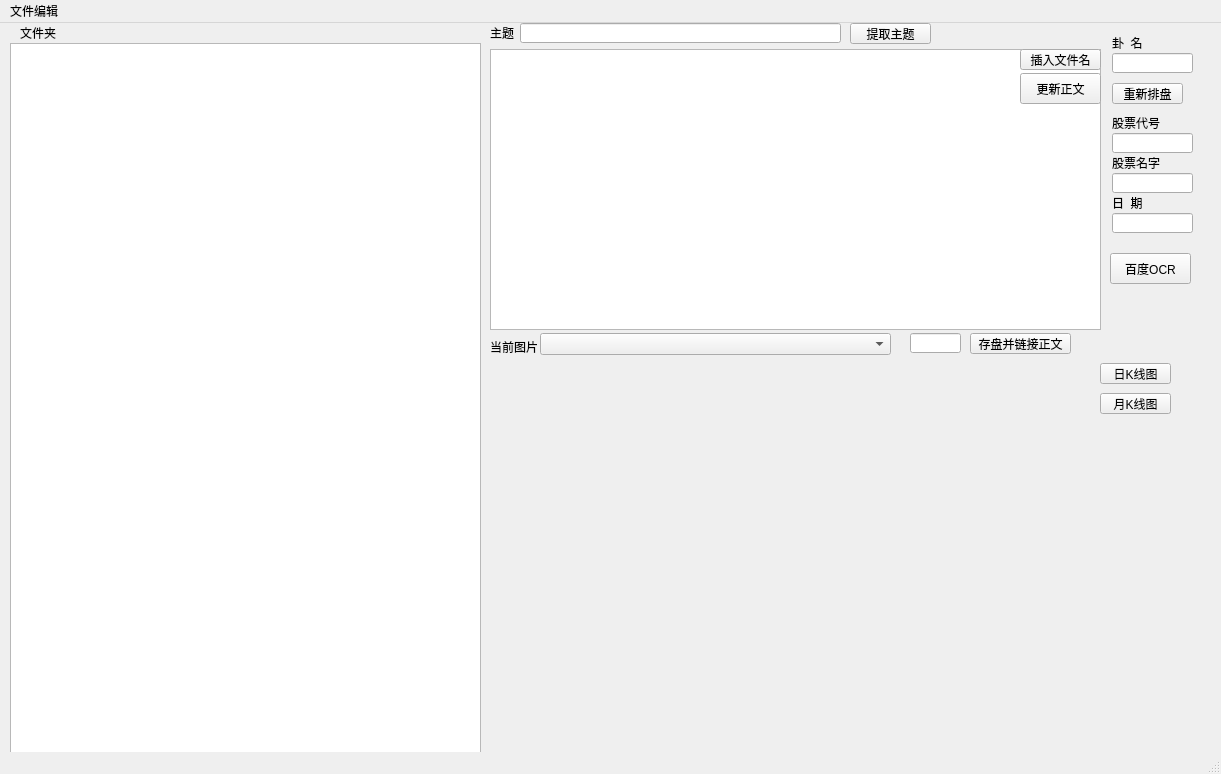
<?xml version="1.0" encoding="UTF-8"?>
<ui version="4.0">
 <class>MainWindow</class>
 <widget class="QMainWindow" name="MainWindow">
  <property name="geometry">
   <rect>
    <x>0</x>
    <y>0</y>
    <width>1221</width>
    <height>774</height>
   </rect>
  </property>
  <property name="windowTitle">
   <string>MainWindow</string>
  </property>
  <widget class="QWidget" name="centralwidget">
   <widget class="QTextEdit" name="txtContent">
    <property name="geometry">
     <rect>
      <x>490</x>
      <y>26</y>
      <width>611</width>
      <height>281</height>
     </rect>
    </property>
    <property name="sizeIncrement">
     <size>
      <width>0</width>
      <height>0</height>
     </size>
    </property>
    <property name="font">
     <font>
      <family>微软雅黑</family>
      <pointsize>8</pointsize>
      <weight>50</weight>
      <bold>false</bold>
     </font>
    </property>
   </widget>
   <widget class="QLabel" name="label_pic">
    <property name="geometry">
     <rect>
      <x>498</x>
      <y>340</y>
      <width>601</width>
      <height>421</height>
     </rect>
    </property>
    <property name="text">
     <string/>
    </property>
    <property name="pixmap">
     <pixmap>taiji.ico</pixmap>
    </property>
    <property name="scaledContents">
     <bool>true</bool>
    </property>
   </widget>
   <widget class="QLabel" name="label_2">
    <property name="geometry">
     <rect>
      <x>1112</x>
      <y>130</y>
      <width>51</width>
      <height>20</height>
     </rect>
    </property>
    <property name="text">
     <string>股票名字</string>
    </property>
   </widget>
   <widget class="QPushButton" name="btn_draw">
    <property name="geometry">
     <rect>
      <x>1100</x>
      <y>340</y>
      <width>71</width>
      <height>21</height>
     </rect>
    </property>
    <property name="text">
     <string>日K线图</string>
    </property>
    <property name="icon">
     <iconset>
      <normaloff>kline.jpg</normaloff>kline.jpg</iconset>
    </property>
   </widget>
   <widget class="QLineEdit" name="txtStockName">
    <property name="geometry">
     <rect>
      <x>1112</x>
      <y>150</y>
      <width>81</width>
      <height>20</height>
     </rect>
    </property>
   </widget>
   <widget class="QLabel" name="label_3">
    <property name="geometry">
     <rect>
      <x>20</x>
      <y>0</y>
      <width>54</width>
      <height>20</height>
     </rect>
    </property>
    <property name="text">
     <string>文件夹</string>
    </property>
   </widget>
   <widget class="QLineEdit" name="txtGuaName">
    <property name="geometry">
     <rect>
      <x>1112</x>
      <y>30</y>
      <width>81</width>
      <height>20</height>
     </rect>
    </property>
   </widget>
   <widget class="QLineEdit" name="txtGuaDate">
    <property name="geometry">
     <rect>
      <x>1112</x>
      <y>190</y>
      <width>81</width>
      <height>20</height>
     </rect>
    </property>
   </widget>
   <widget class="QLabel" name="label_6">
    <property name="geometry">
     <rect>
      <x>1112</x>
      <y>170</y>
      <width>41</width>
      <height>20</height>
     </rect>
    </property>
    <property name="text">
     <string>日  期</string>
    </property>
   </widget>
   <widget class="QLabel" name="label_4">
    <property name="geometry">
     <rect>
      <x>1112</x>
      <y>10</y>
      <width>54</width>
      <height>20</height>
     </rect>
    </property>
    <property name="text">
     <string>卦  名</string>
    </property>
   </widget>
   <widget class="QTreeView" name="tree_view">
    <property name="geometry">
     <rect>
      <x>10</x>
      <y>20</y>
      <width>471</width>
      <height>761</height>
     </rect>
    </property>
   </widget>
   <widget class="QLabel" name="label_5">
    <property name="geometry">
     <rect>
      <x>1112</x>
      <y>90</y>
      <width>51</width>
      <height>20</height>
     </rect>
    </property>
    <property name="text">
     <string>股票代号</string>
    </property>
   </widget>
   <widget class="QLineEdit" name="txtStockCode">
    <property name="geometry">
     <rect>
      <x>1112</x>
      <y>110</y>
      <width>81</width>
      <height>20</height>
     </rect>
    </property>
   </widget>
   <widget class="QPushButton" name="btn_save">
    <property name="geometry">
     <rect>
      <x>1020</x>
      <y>50</y>
      <width>81</width>
      <height>31</height>
     </rect>
    </property>
    <property name="text">
     <string>更新正文</string>
    </property>
    <property name="icon">
     <iconset>
      <normaloff>../../Qt/qtcreator-2.5.2/savebutton.png</normaloff>../../Qt/qtcreator-2.5.2/savebutton.png</iconset>
    </property>
   </widget>
   <widget class="QPushButton" name="btn_draw2">
    <property name="geometry">
     <rect>
      <x>1100</x>
      <y>370</y>
      <width>71</width>
      <height>21</height>
     </rect>
    </property>
    <property name="text">
     <string>月K线图</string>
    </property>
    <property name="icon">
     <iconset>
      <normaloff>kline.jpg</normaloff>kline.jpg</iconset>
    </property>
   </widget>
   <widget class="QPushButton" name="btn_save_img">
    <property name="geometry">
     <rect>
      <x>970</x>
      <y>310</y>
      <width>101</width>
      <height>21</height>
     </rect>
    </property>
    <property name="text">
     <string>存盘并链接正文</string>
    </property>
   </widget>
   <widget class="QLineEdit" name="txtImg">
    <property name="geometry">
     <rect>
      <x>910</x>
      <y>310</y>
      <width>51</width>
      <height>20</height>
     </rect>
    </property>
   </widget>
   <widget class="QLabel" name="label_7">
    <property name="geometry">
     <rect>
      <x>490</x>
      <y>314</y>
      <width>51</width>
      <height>20</height>
     </rect>
    </property>
    <property name="text">
     <string>当前图片</string>
    </property>
   </widget>
   <widget class="QPushButton" name="btn_paipan">
    <property name="geometry">
     <rect>
      <x>1112</x>
      <y>60</y>
      <width>71</width>
      <height>21</height>
     </rect>
    </property>
    <property name="text">
     <string>重新排盘</string>
    </property>
   </widget>
   <widget class="QComboBox" name="comboBox">
    <property name="geometry">
     <rect>
      <x>540</x>
      <y>310</y>
      <width>351</width>
      <height>22</height>
     </rect>
    </property>
   </widget>
   <widget class="QPushButton" name="btn_subject">
    <property name="geometry">
     <rect>
      <x>850</x>
      <y>0</y>
      <width>81</width>
      <height>21</height>
     </rect>
    </property>
    <property name="text">
     <string>提取主题</string>
    </property>
   </widget>
   <widget class="QLineEdit" name="txtSubject">
    <property name="geometry">
     <rect>
      <x>520</x>
      <y>0</y>
      <width>321</width>
      <height>20</height>
     </rect>
    </property>
   </widget>
   <widget class="QLabel" name="label_8">
    <property name="geometry">
     <rect>
      <x>490</x>
      <y>0</y>
      <width>31</width>
      <height>20</height>
     </rect>
    </property>
    <property name="text">
     <string>主题</string>
    </property>
   </widget>
   <widget class="QPushButton" name="btn_ocr">
    <property name="geometry">
     <rect>
      <x>1110</x>
      <y>230</y>
      <width>81</width>
      <height>31</height>
     </rect>
    </property>
    <property name="text">
     <string>百度OCR</string>
    </property>
   </widget>
   <widget class="QPushButton" name="btn_insert_filename">
    <property name="geometry">
     <rect>
      <x>1020</x>
      <y>26</y>
      <width>81</width>
      <height>21</height>
     </rect>
    </property>
    <property name="text">
     <string>插入文件名</string>
    </property>
   </widget>
  </widget>
  <widget class="QStatusBar" name="statusbar"/>
  <widget class="QMenuBar" name="menuBar">
   <property name="geometry">
    <rect>
     <x>0</x>
     <y>0</y>
     <width>1221</width>
     <height>23</height>
    </rect>
   </property>
   <widget class="QMenu" name="menu">
    <property name="title">
     <string>文件编辑</string>
    </property>
    <addaction name="actMove"/>
    <addaction name="actRename"/>
    <addaction name="actSaveAs"/>
    <addaction name="separator"/>
    <addaction name="actDelete"/>
   </widget>
   <addaction name="menu"/>
  </widget>
  <action name="actionName">
   <property name="text">
    <string>Name</string>
   </property>
  </action>
  <action name="actionDate">
   <property name="text">
    <string>Date</string>
   </property>
  </action>
  <action name="actRename">
   <property name="text">
    <string>Rename 文件改名</string>
   </property>
  </action>
  <action name="actSaveAs">
   <property name="text">
    <string>Save as 另存</string>
   </property>
  </action>
  <action name="actMove">
   <property name="text">
    <string>Move 同名移动</string>
   </property>
  </action>
  <action name="actDelete">
   <property name="text">
    <string>删除垃圾冗余文件</string>
   </property>
  </action>
 </widget>
 <resources/>
 <connections/>
</ui>
